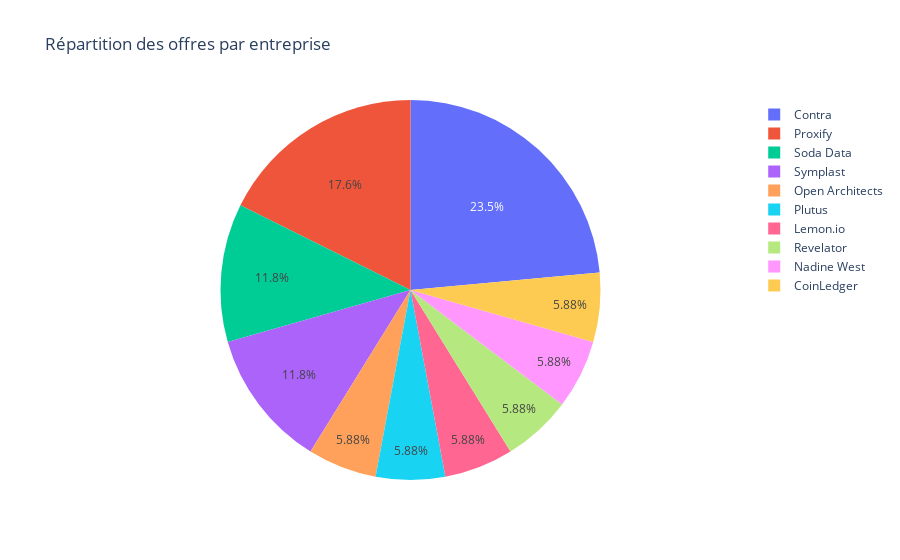

Notebook cell for this chart:
### Code cell
top_entreprises = df['entreprise'].value_counts().head(10).reset_index()
top_entreprises.columns = ['entreprise', 'nombre']

fig = px.pie(top_entreprises, names='entreprise', values='nombre',
             title="Répartition des offres par entreprise")
fig.show()

### Figure 1 — Plotly figure (JSON) as saved in the notebook; plotly's stock layout.template omitted (floating-point values rounded to 4 significant figures)
{"data": [{"domain": {"x": [0, 1], "y": [0, 1]}, "hovertemplate": "entreprise=%{label}<br>nombre=%{value}<extra></extra>", "labels": ["Contra", "Proxify", "Soda Data", "Symplast", "Open Architects", "Plutus", "Lemon.io", "Revelator", "Nadine West", "CoinLedger"], "legendgroup": "", "name": "", "showlegend": true, "type": "pie", "values": [4, 3, 2, 2, 1, 1, 1, 1, 1, 1]}], "layout": {"legend": {"tracegroupgap": 0}, "title": {"text": "Répartition des offres par entreprise"}}}
